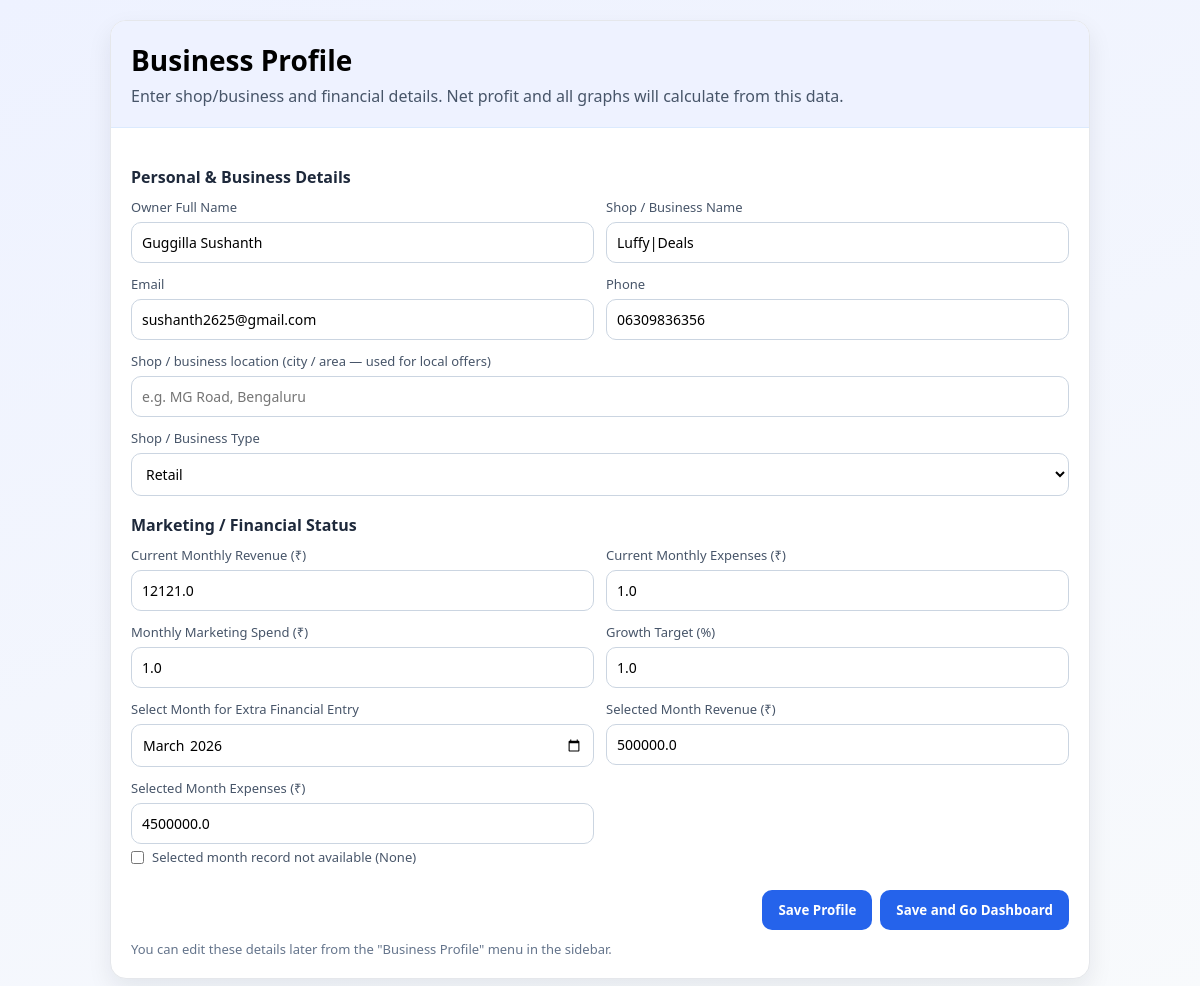
Page /business-profile (signed in) on the earlier database version.
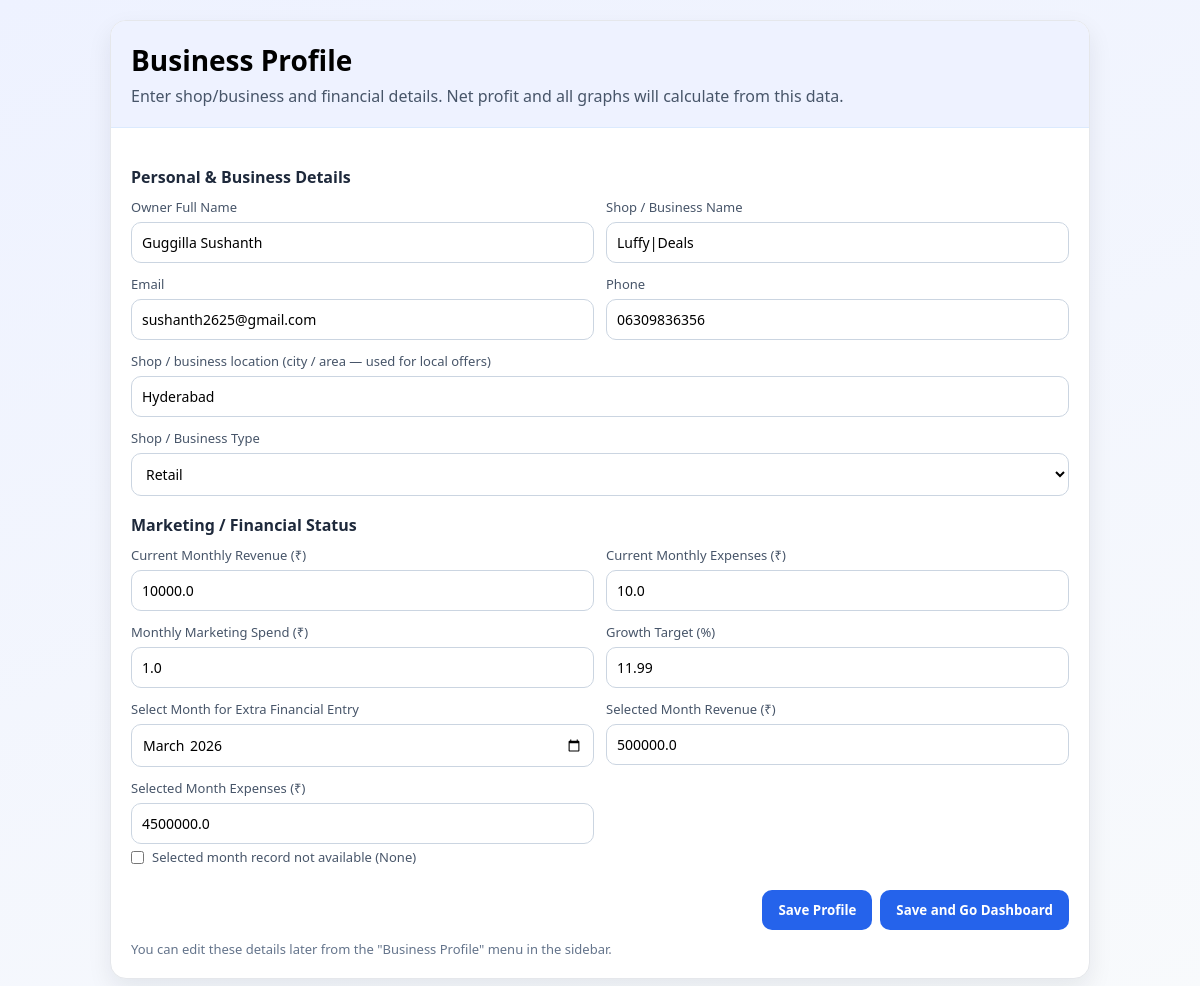
Same page on the later database version.
### tables this page shows
CREATE TABLE business_profile (
            id INTEGER PRIMARY KEY CHECK (id = 1),
            owner_name TEXT NOT NULL,
            business_name TEXT NOT NULL,
            email TEXT NOT NULL,
            phone TEXT NOT NULL,
            business_type TEXT NOT NULL,
            monthly_revenue REAL NOT NULL DEFAULT 0,
            monthly_expenses REAL NOT NULL DEFAULT 0,
            marketing_spend REAL NOT NULL DEFAULT 0,
            growth_target REAL NOT NULL DEFAULT 0
        , account_type TEXT NOT NULL DEFAULT 'business', location TEXT NOT NULL DEFAULT '');

### app.py (the view, shortened to what this page needs)
@app.route("/business-profile", methods=["GET", "POST"])
def business_profile():
    if not business_profile_required():
        return redirect(url_for("root"))
    conn = get_db_connection()
    profile = get_business_profile(conn)
    selected_month = previous_month_key()
    selected_row = conn.execute(
        "SELECT revenue, expenses FROM monthly_financials WHERE year_month = ?",
        (selected_month,),
    ).fetchone()
    conn.close()
    return render_template(
        "login.html",
        profile=profile,
        active_page="business_profile",
        form_mode="profile",
        selected_financial_month=selected_month,
        selected_month_revenue=(selected_row["revenue"] if selected_row else ""),
        selected_month_expenses=(selected_row["expenses"] if selected_row else ""),
        location_error="",
    )

### app.py (called while the page is built)
def get_db_connection():
    conn = sqlite3.connect("database.db")
    conn.row_factory = sqlite3.Row
    return conn

def previous_month_key(reference_date=None):
    current = reference_date or date.today()
    year = current.year
    month = current.month - 1
    if month == 0:
        month = 12
        year -= 1
    return f"{year}-{month:02d}"

def get_business_profile(conn):
    return conn.execute("SELECT * FROM business_profile WHERE id = 1").fetchone()

def get_account_type(profile):
    if not profile:
        return None
    try:
        raw = profile["account_type"]
    except (KeyError, IndexError):
        raw = None
    t = (raw or "business").strip().lower()
    return t if t in ("business", "personal") else "business"

def session_matches_profile(profile):
    if not profile:
        return False
    auth = session.get("account_auth")
    if auth not in ("business", "personal"):
        return False
    return auth == get_account_type(profile)

def business_profile_required():
    conn = get_db_connection()
    profile = get_business_profile(conn)
    conn.close()
    return profile is not None and session_matches_profile(profile)

### templates/login.html (shortened to what the changed rows need)
<!DOCTYPE html>
<html lang="en">
<head>
</head>
<body>
    <div class="card">
        <div class="header">
            <h1>{{ "Business Profile" if form_mode == "profile" else "Business Onboarding / Login" }}</h1>
        </div>
        <div class="content">
            <form method="post">
                <div class="grid">
                    <div>
                        <label>Owner Full Name</label>
                        <input name="owner_name" {% if form_mode == "login" %}required{% endif %} value="{{ profile['owner_name'] if profile else '' }}">
                    </div>
                    <div>
                        <label>Shop / Business Name</label>
                        <input name="business_name" {% if form_mode == "login" %}required{% endif %} value="{{ profile['business_name'] if profile else '' }}">
                    </div>
                    <div>
                        <label>Email</label>
                        <input type="email" name="email" {% if form_mode == "login" %}required{% endif %} value="{{ profile['email'] if profile else '' }}">
                    </div>
                    <div>
                        <label>Phone</label>
                        <input name="phone" {% if form_mode == "login" %}required{% endif %} value="{{ profile['phone'] if profile else '' }}">
                    </div>
                    <div class="full">
                        <label>Shop / business location (city / area — used for local offers)</label>
                        <input name="location" {% if form_mode == "login" %}required{% endif %} placeholder="e.g. MG Road, Bengaluru" value="{% if profile %}{{ profile['location'] or '' }}{% endif %}">
                    </div>
                    <div class="full">
                        <label>Shop / Business Type</label>
                        <select name="business_type" {% if form_mode == "login" %}required{% endif %}>
                            {% set selected_type = profile['business_type'] if profile else 'Retail' %}
                            {% for t in ['Retail', 'E-commerce', 'Service', 'Restaurant', 'Manufacturing', 'Other'] %}
                            <option value="{{ t }}" {% if selected_type == t %}selected{% endif %}>{{ t }}</option>
                            {% endfor %}
                        </select>
                    </div>
                </div>
                <div class="grid">
                    <div>
                        <label>Current Monthly Revenue (₹)</label>
                        <input type="number" step="0.01" name="monthly_revenue" {% if form_mode == "login" %}required{% endif %} value="{{ profile['monthly_revenue'] if profile else '' }}">
                    </div>
                    <div>
                        <label>Current Monthly Expenses (₹)</label>
                        <input type="number" step="0.01" name="monthly_expenses" {% if form_mode == "login" %}required{% endif %} value="{{ profile['monthly_expenses'] if profile else '' }}">
                    </div>
                    <div>
                        <label>Monthly Marketing Spend (₹)</label>
                        <input type="number" step="0.01" name="marketing_spend" {% if form_mode == "login" %}required{% endif %} value="{{ profile['marketing_spend'] if profile else '' }}">
                    </div>
                    <div>
                        <label>Growth Target (%)</label>
                        <input type="number" step="0.01" name="growth_target" {% if form_mode == "login" %}required{% endif %} value="{{ profile['growth_target'] if profile else '' }}">
                    </div>
                </div>
            </form>
        </div>
    </div>
</body>
</html>

Differences in the rows shown:
changed business_profile "Guggilla Sushanth": location (not shown) → "Hyderabad"; monthly_revenue "12121.0" → "10000.0"; monthly_expenses "1.0" → "10.0"; growth_target "1.0" → "11.99"
